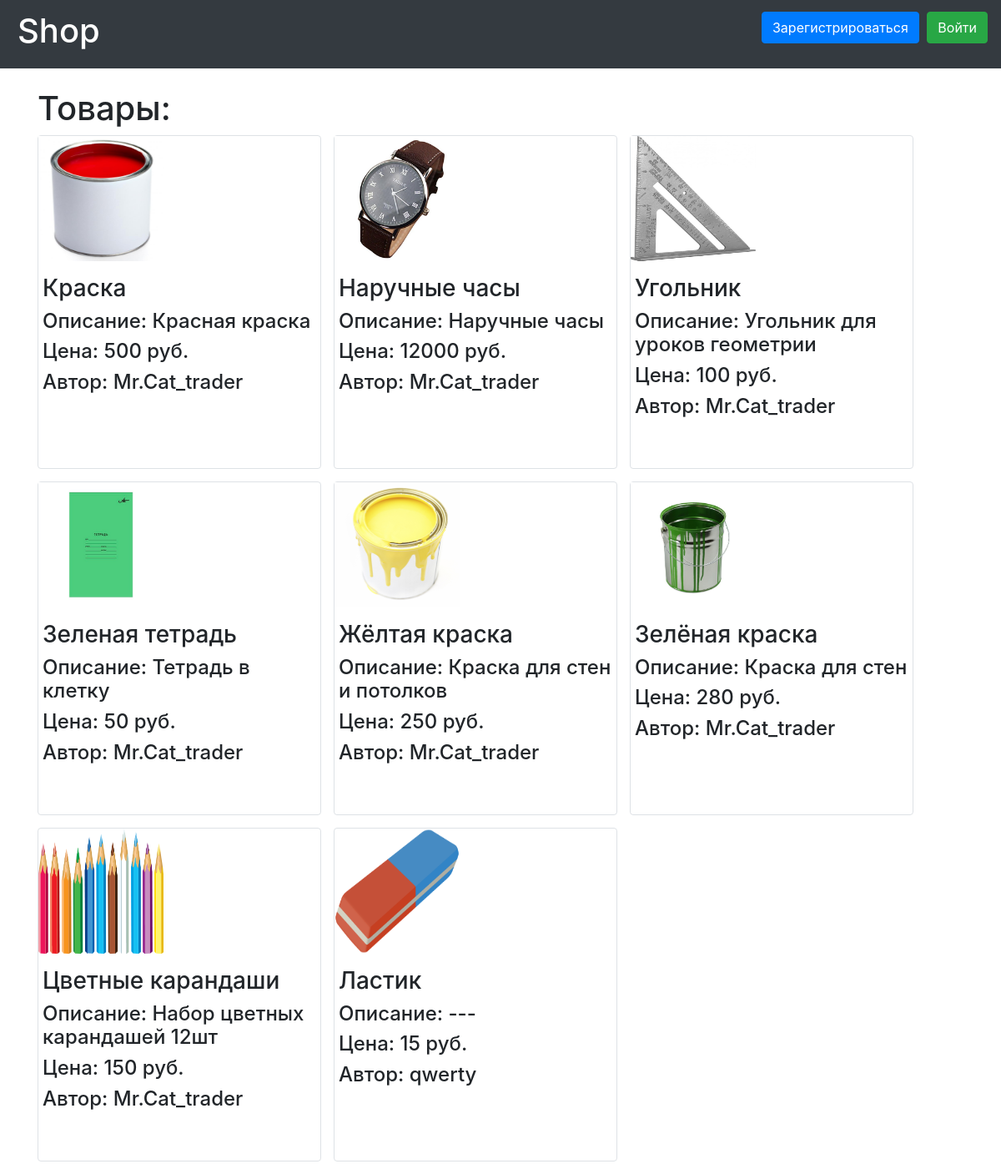
The page / on the database its author committed.
### data/products.py (models this page shows)
class Products(SqlAlchemyBase):
    __tablename__ = 'products'
    id = sqlalchemy.Column(sqlalchemy.Integer,
                           primary_key=True, autoincrement=True)
    title = sqlalchemy.Column(sqlalchemy.String, nullable=True)
    content = sqlalchemy.Column(sqlalchemy.String, nullable=True)
    created_date = sqlalchemy.Column(sqlalchemy.DateTime,
                                     default=datetime.datetime.now)
    photo = sqlalchemy.Column(sqlalchemy.String)
    price = sqlalchemy.Column(sqlalchemy.Integer)
    user_id = sqlalchemy.Column(sqlalchemy.Integer,
                                sqlalchemy.ForeignKey("users.id"))
    user = orm.relationship('User')

### data/users.py (models this page shows, shortened)
class User(SqlAlchemyBase, UserMixin):
    __tablename__ = 'users'
    products = orm.relationship("Products", back_populates='user')
    id = sqlalchemy.Column(sqlalchemy.Integer,
                           primary_key=True, autoincrement=True)
    name = sqlalchemy.Column(sqlalchemy.String, nullable=True)
    email = sqlalchemy.Column(sqlalchemy.String,
                              index=True, unique=True, nullable=True)
    hashed_password = sqlalchemy.Column(sqlalchemy.String, nullable=True)
    role = sqlalchemy.Column(sqlalchemy.String)
    created_date = sqlalchemy.Column(sqlalchemy.DateTime,
                                     default=datetime.datetime.now)
    fav = sqlalchemy.Column(sqlalchemy.String)

### main.py (the view)
@app.route("/")
def index():
    db_sess = db_session.create_session()
    products = db_sess.query(Products)
    return render_template("index.html", products=products)

### data/db_session.py (called while the page is built)
def create_session() -> Session:
    global __factory
    return __factory()

### templates/index.html (shortened to what this page needs)
{% extends "base.html" %}
{% block content %}
<link rel="stylesheet" type="text/css" href="static/css/style.css" />
<br>
<h1>Товары:</h1>
{% for item in products%}
<div class="col-md6 border rounded">
    <img src="/static/img/{{item.photo}}" width=150 height=200 align="bottom" alt="Что-то пошло не так">
    <p>
    <h3>{{item.title}}</h3>
    <h4>Описание: {{item.content}}</h4>
    <h4>Цена: {{item.price}} руб.</h4>
    <h4>Автор: {{item.user.name}}</h4>
    </p>
</div>
{% endfor %}
{% endblock %}

### static/css/style.css (style rules this page uses)
div { float: left; line-width: 1500px; width: 340px; height: 400px; margin-right: 15px; margin-bottom: 15px; background: white; }
img { display: block; width: 150px; height: 150px; }
h3 { margin-left: 5px; }
h4 { margin-left: 5px; }

### rows shown on the page
Products: photo (picture), title "Краска", content "Красная краска", price "500", user.name "Mr.Cat_trader"
Products: photo (picture), title "Наручные часы", content "Наручные часы", price "12000", user.name "Mr.Cat_trader"
Products: photo (picture), title "Угольник", content "Угольник для уроков геометрии", price "100", user.name "Mr.Cat_trader"
Products: photo (picture), title "Зеленая тетрадь", content "Тетрадь в клетку", price "50", user.name "Mr.Cat_trader"
Products: photo (picture), title "Жёлтая краска", content "Краска для стен и потолков", price "250", user.name "Mr.Cat_trader"
Products: photo (picture), title "Зелёная краска", content "Краска для стен", price "280", user.name "Mr.Cat_trader"
Products: photo (picture), title "Цветные карандаши", content "Набор цветных карандашей 12шт", price "150", user.name "Mr.Cat_trader"
Products: photo (picture), title "Ластик", content "---", price "15", user.name "qwerty"
